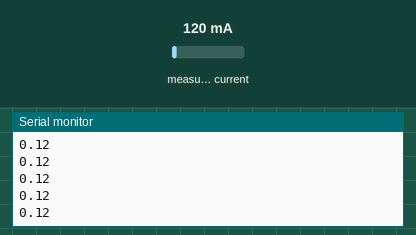
This sketch was run on a simulated ESP32. Parts: the last lines printed to the serial monitor. Inputs (shaded band) come from the test bench; at power-on: measured current 120 mA.

Above: at 1.2 s.
1.3 s: measured current set to 40 mA
At 1.61 s:
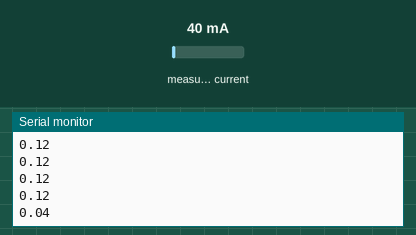
2.8 s: measured current set to 500 mA
At 2.89 s:
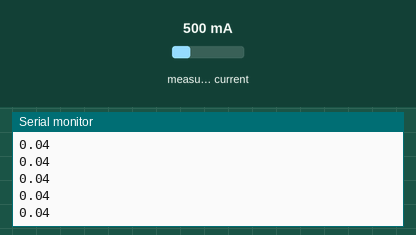
Timing chart, 0 to 5.8 s (numbered marks = the images above; inputs shaded):
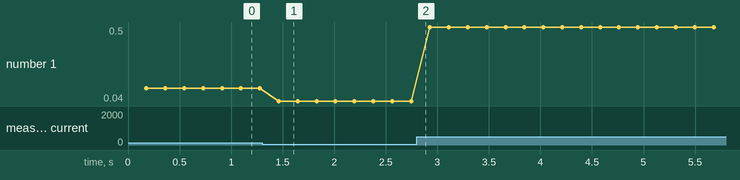

The sketch:

corrente.ino
```cpp
#include "EmonLib.h"


#define BAUD_RATE            115200
#define delay_enviar_pacote  5000 //delay em milisegundos para enviar pacote

extern float lin1;

extern void SETUP_CORRENTE();
extern void LE_CORRENTE1();


void setup() {
  Serial.begin(BAUD_RATE);
  SETUP_CORRENTE();
}


void loop() {
  LE_CORRENTE1();
  delay(5);
}
```

leitor_corrente.ino
```cpp
#include "EmonLib.h"

//VARIAVEIS AJUSTAVEIS DE CORRENTE
#define I_calibration  7.5 //fator de calibração da corrente  11.11


EnergyMonitor EnerMonitor1; //cria uma instancia da classe EnergyMonitor


#define PIN_sensor_1 34 //define o canal analógico 1 para o sinal do SCT

float lin1;

void SETUP_CORRENTE();
void LE_CORRENTE1();


//--------- VOID SETUP PRINCIPAL ---------
void SETUP_CORRENTE() {
  pinMode (PIN_sensor_1, INPUT);
  EnerMonitor1.current(PIN_sensor_1, I_calibration);
}

//--------- VOID LE CORRENTE ---------
void LE_CORRENTE1() {
  lin1 = EnerMonitor1.calcIrms(1480);
  Serial.flush();
  Serial.println(lin1);
  Serial.flush();
}
```

Measured:
- after the input at 1.3 s, the serial monitor: prints a new line after 0.16 s (image 1)
- plotted number 1: 0.12 → 0.04 after the input at 1.3 s, 0.04 → 0.5 after the input at 2.8 s
